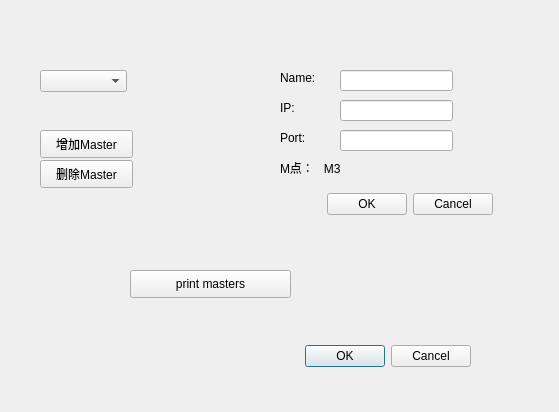
<?xml version="1.0" encoding="UTF-8"?>
<ui version="4.0">
 <class>Dialog</class>
 <widget class="QDialog" name="Dialog">
  <property name="geometry">
   <rect>
    <x>0</x>
    <y>0</y>
    <width>559</width>
    <height>412</height>
   </rect>
  </property>
  <property name="windowTitle">
   <string>Dialog</string>
  </property>
  <widget class="QPushButton" name="btnDelMaster">
   <property name="geometry">
    <rect>
     <x>40</x>
     <y>160</y>
     <width>93</width>
     <height>28</height>
    </rect>
   </property>
   <property name="text">
    <string>删除Master</string>
   </property>
  </widget>
  <widget class="QComboBox" name="comboBox_masters">
   <property name="geometry">
    <rect>
     <x>40</x>
     <y>70</y>
     <width>87</width>
     <height>22</height>
    </rect>
   </property>
  </widget>
  <widget class="QDialogButtonBox" name="buttonBox">
   <property name="geometry">
    <rect>
     <x>130</x>
     <y>340</y>
     <width>341</width>
     <height>32</height>
    </rect>
   </property>
   <property name="orientation">
    <enum>Qt::Horizontal</enum>
   </property>
   <property name="standardButtons">
    <set>QDialogButtonBox::Cancel|QDialogButtonBox::Ok</set>
   </property>
  </widget>
  <widget class="QPushButton" name="btnAddMaster">
   <property name="geometry">
    <rect>
     <x>40</x>
     <y>130</y>
     <width>93</width>
     <height>28</height>
    </rect>
   </property>
   <property name="text">
    <string>增加Master</string>
   </property>
  </widget>
  <widget class="QPushButton" name="btnPrint">
   <property name="geometry">
    <rect>
     <x>130</x>
     <y>270</y>
     <width>161</width>
     <height>28</height>
    </rect>
   </property>
   <property name="text">
    <string>print masters</string>
   </property>
  </widget>
  <widget class="QWidget" name="widget_addMaster" native="true">
   <property name="geometry">
    <rect>
     <x>230</x>
     <y>40</y>
     <width>291</width>
     <height>201</height>
    </rect>
   </property>
   <widget class="QLineEdit" name="lineEdit_IP">
    <property name="geometry">
     <rect>
      <x>110</x>
      <y>60</y>
      <width>113</width>
      <height>21</height>
     </rect>
    </property>
   </widget>
   <widget class="QLineEdit" name="lineEdit_Port">
    <property name="geometry">
     <rect>
      <x>110</x>
      <y>90</y>
      <width>113</width>
      <height>21</height>
     </rect>
    </property>
   </widget>
   <widget class="QLabel" name="label_9">
    <property name="geometry">
     <rect>
      <x>50</x>
      <y>60</y>
      <width>41</width>
      <height>16</height>
     </rect>
    </property>
    <property name="text">
     <string>IP:</string>
    </property>
   </widget>
   <widget class="QLabel" name="label_10">
    <property name="geometry">
     <rect>
      <x>50</x>
      <y>90</y>
      <width>41</width>
      <height>16</height>
     </rect>
    </property>
    <property name="text">
     <string>Port:</string>
    </property>
   </widget>
   <widget class="QDialogButtonBox" name="buttonBox_2">
    <property name="geometry">
     <rect>
      <x>70</x>
      <y>150</y>
      <width>193</width>
      <height>28</height>
     </rect>
    </property>
    <property name="standardButtons">
     <set>QDialogButtonBox::Cancel|QDialogButtonBox::Ok</set>
    </property>
   </widget>
   <widget class="QLabel" name="label_11">
    <property name="geometry">
     <rect>
      <x>50</x>
      <y>30</y>
      <width>41</width>
      <height>16</height>
     </rect>
    </property>
    <property name="text">
     <string>Name:</string>
    </property>
   </widget>
   <widget class="QLineEdit" name="lineEdit_Name">
    <property name="geometry">
     <rect>
      <x>110</x>
      <y>30</y>
      <width>113</width>
      <height>21</height>
     </rect>
    </property>
   </widget>
   <widget class="QLabel" name="label_12">
    <property name="geometry">
     <rect>
      <x>50</x>
      <y>120</y>
      <width>141</width>
      <height>16</height>
     </rect>
    </property>
    <property name="text">
     <string>M点：   M3</string>
    </property>
   </widget>
  </widget>
 </widget>
 <resources/>
 <connections/>
</ui>
